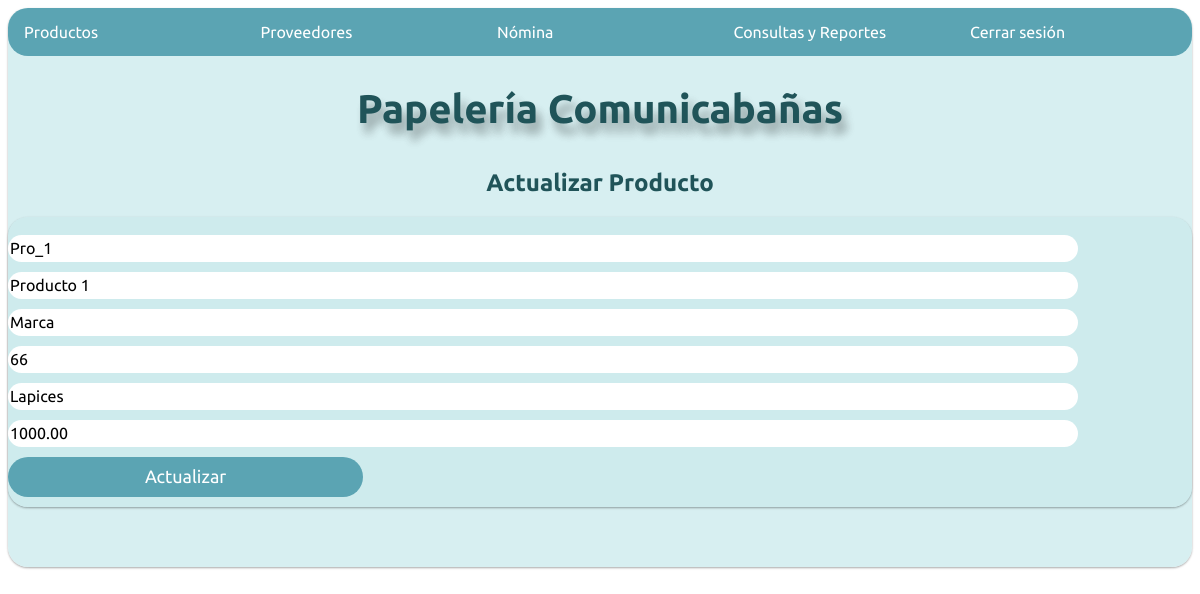
Before: /actualizarproducto/Pro_1 with the older database file.
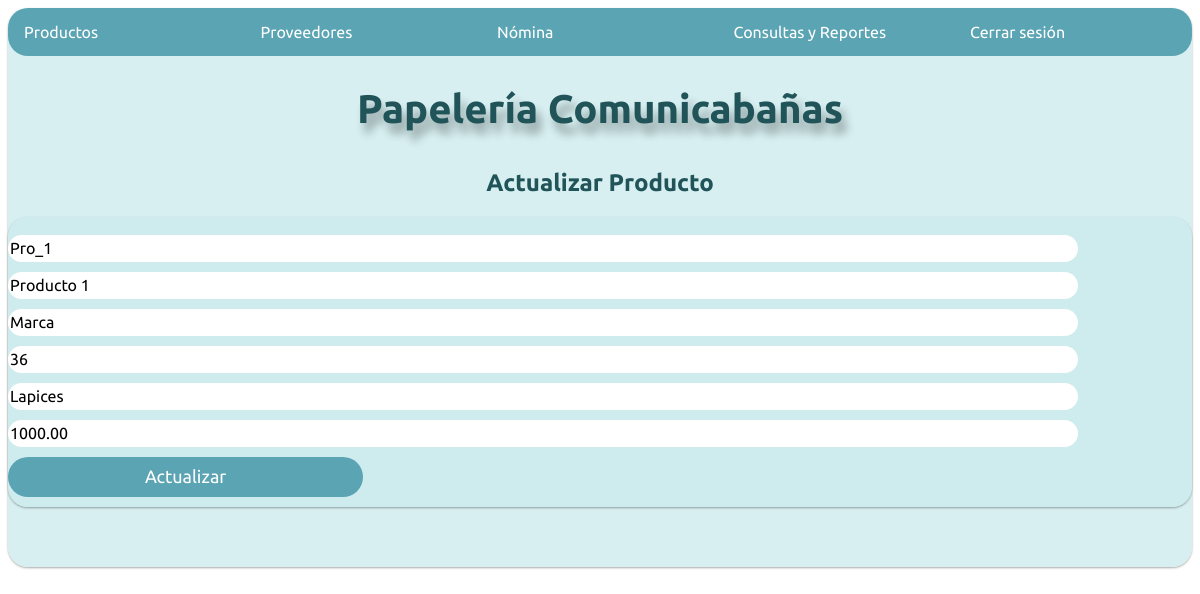
After: the same page with the newer database file.
### Datos/models.py (models this page shows, shortened)
class Producto(models.Model):
    Codigo = models.CharField(max_length=20, primary_key=True)
    Nombre = models.CharField(max_length=50)
    Referencia = models.CharField(max_length=50)
    Categoria = models.CharField(max_length=50)
    Precio = models.DecimalField(max_digits=10, decimal_places=2)
    Existencia = models.IntegerField()

### Papeleria/views.py (the view)
# urls.py: path('actualizarproducto/<str:codigo>', v.actpro, name = 'actpro'),
def actpro(request,codigo):
    if checkLG():
        producto = Producto.objects.get(Codigo=codigo)
        return render(request, 'Actpro.html', {'producto': producto})
    return render(request, 'login.html')

### Datos/views.py (called while the page is built)
def checkLG():
    empleados = Empleado.objects.all()
    for empleado in empleados:
        if empleado.logged == True:
            return True
    return False

### Papeleria/Templates/Actpro.html (shortened to what this page needs)
{% extends "Base.html" %}
{% load static %}
{% block content %}
<link rel="stylesheet" href='{% static "css/Regispro.css" %}'>
<header style="text-align: center;">
    <h2 class=" subtitle" style=" padding-top: 10px; color:#205459" >Actualizar Producto</h2>
</header>
<div class ="row center-xs" >
    <div class="card col-md-6 col-sm-6 col-xs-10 items">
        <br>
        <form action="{% url 'actualizarP' producto.Codigo %}" method = "POST"> {% csrf_token %}
            <input value = '{{producto.Codigo}}' name = "codigo" class="textbox" type="text"required placeholder="Codigo">
            <input value = '{{producto.Nombre}}' name = "nombre" class="textbox" type="text" required placeholder="Nombre del Producto">
            <input value = '{{producto.Referencia}}' name = "ref" class="textbox" type="text" required placeholder="Referencia">
            <input value = '{{producto.Existencia}}' name = "cant" class="textbox" type="number" required placeholder="Cantidad">
            <input value = '{{producto.Categoria}}' name = "cat" class="textbox" type="text" required placeholder="Categoría">
            <input value = '{{producto.Precio}}' name = "price" class="textbox" type="number" required placeholder="Precio">
            <input name = "enviar" class="btn" type="submit" value="Actualizar">
        </form>
    </div>
</div>
{% endblock %}

Changed rows visible on the page:
changed Producto "Pro_1": cant "66" → "36"
